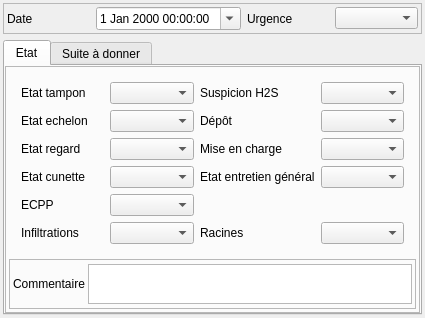
<?xml version="1.0" encoding="UTF-8"?>
<ui version="4.0">
 <class>Form</class>
 <widget class="QWidget" name="Form">
  <property name="geometry">
   <rect>
    <x>0</x>
    <y>0</y>
    <width>425</width>
    <height>300</height>
   </rect>
  </property>
  <property name="windowTitle">
   <string>Form</string>
  </property>
  <layout class="QVBoxLayout" name="verticalLayout">
   <property name="leftMargin">
    <number>3</number>
   </property>
   <property name="topMargin">
    <number>3</number>
   </property>
   <property name="rightMargin">
    <number>3</number>
   </property>
   <property name="bottomMargin">
    <number>3</number>
   </property>
   <item>
    <widget class="QFrame" name="frame">
     <property name="frameShape">
      <enum>QFrame::StyledPanel</enum>
     </property>
     <property name="frameShadow">
      <enum>QFrame::Raised</enum>
     </property>
     <layout class="QGridLayout" name="gridLayout_3">
      <property name="leftMargin">
       <number>3</number>
      </property>
      <property name="topMargin">
       <number>3</number>
      </property>
      <property name="rightMargin">
       <number>3</number>
      </property>
      <property name="bottomMargin">
       <number>3</number>
      </property>
      <item row="0" column="0">
       <widget class="QLabel" name="label">
        <property name="text">
         <string>Date</string>
        </property>
       </widget>
      </item>
      <item row="0" column="1">
       <widget class="QDateTimeEdit" name="dateTimeEdit">
        <property name="calendarPopup">
         <bool>true</bool>
        </property>
       </widget>
      </item>
      <item row="0" column="2">
       <widget class="QLabel" name="label_5">
        <property name="text">
         <string>Urgence</string>
        </property>
       </widget>
      </item>
      <item row="0" column="3">
       <widget class="QComboBox" name="comboBox_urgence"/>
      </item>
     </layout>
    </widget>
   </item>
   <item>
    <widget class="QTabWidget" name="tabWidget">
     <property name="currentIndex">
      <number>0</number>
     </property>
     <widget class="QWidget" name="tab">
      <attribute name="title">
       <string>Etat</string>
      </attribute>
      <layout class="QVBoxLayout" name="verticalLayout_4">
       <property name="leftMargin">
        <number>0</number>
       </property>
       <property name="topMargin">
        <number>0</number>
       </property>
       <property name="rightMargin">
        <number>0</number>
       </property>
       <property name="bottomMargin">
        <number>0</number>
       </property>
       <item>
        <widget class="QFrame" name="frame_3">
         <property name="frameShape">
          <enum>QFrame::StyledPanel</enum>
         </property>
         <property name="frameShadow">
          <enum>QFrame::Raised</enum>
         </property>
         <layout class="QVBoxLayout" name="verticalLayout_3">
          <property name="spacing">
           <number>3</number>
          </property>
          <property name="leftMargin">
           <number>3</number>
          </property>
          <property name="topMargin">
           <number>3</number>
          </property>
          <property name="rightMargin">
           <number>3</number>
          </property>
          <property name="bottomMargin">
           <number>3</number>
          </property>
          <item>
           <widget class="QStackedWidget" name="stackedWidget">
            <property name="currentIndex">
             <number>1</number>
            </property>
            <widget class="QWidget" name="page">
             <layout class="QGridLayout" name="gridLayout" columnstretch="1,5,1">
              <item row="5" column="0">
               <widget class="QLabel" name="label_6">
                <property name="text">
                 <string>Evolution</string>
                </property>
               </widget>
              </item>
              <item row="1" column="0">
               <widget class="QLabel" name="label_2">
                <property name="text">
                 <string>Nombre</string>
                </property>
               </widget>
              </item>
              <item row="1" column="1">
               <widget class="QSpinBox" name="spinBox_nombre">
                <property name="minimum">
                 <number>-1</number>
                </property>
               </widget>
              </item>
              <item row="1" column="2">
               <widget class="QToolButton" name="toolButton_calc_nb">
                <property name="text">
                 <string/>
                </property>
                <property name="icon">
                 <iconset>
                  <normaloff>:/plugins/Lamia/icons/numpad.png</normaloff>:/plugins/Lamia/icons/numpad.png</iconset>
                </property>
               </widget>
              </item>
              <item row="5" column="1" colspan="2">
               <widget class="QTextEdit" name="textEdit_evolution">
                <property name="sizePolicy">
                 <sizepolicy hsizetype="Expanding" vsizetype="Expanding">
                  <horstretch>0</horstretch>
                  <verstretch>0</verstretch>
                 </sizepolicy>
                </property>
                <property name="maximumSize">
                 <size>
                  <width>16777215</width>
                  <height>40</height>
                 </size>
                </property>
               </widget>
              </item>
             </layout>
            </widget>
            <widget class="QWidget" name="page_2">
             <layout class="QGridLayout" name="gridLayout_2">
              <item row="0" column="0">
               <widget class="QStackedWidget" name="stackedWidget_2">
                <property name="currentIndex">
                 <number>0</number>
                </property>
                <widget class="QWidget" name="page_6">
                 <layout class="QGridLayout" name="gridLayout_7">
                  <property name="leftMargin">
                   <number>3</number>
                  </property>
                  <property name="topMargin">
                   <number>3</number>
                  </property>
                  <property name="rightMargin">
                   <number>3</number>
                  </property>
                  <property name="bottomMargin">
                   <number>3</number>
                  </property>
                  <item row="5" column="1">
                   <widget class="QComboBox" name="comboBox_infiltration"/>
                  </item>
                  <item row="3" column="2">
                   <widget class="QLabel" name="label_18">
                    <property name="text">
                     <string>Etat entretien général</string>
                    </property>
                   </widget>
                  </item>
                  <item row="5" column="0">
                   <widget class="QLabel" name="label_25">
                    <property name="text">
                     <string>Infiltrations</string>
                    </property>
                   </widget>
                  </item>
                  <item row="4" column="0">
                   <widget class="QLabel" name="label_10">
                    <property name="text">
                     <string>ECPP</string>
                    </property>
                   </widget>
                  </item>
                  <item row="4" column="1">
                   <widget class="QComboBox" name="comboBox_ecpp"/>
                  </item>
                  <item row="0" column="0">
                   <widget class="QLabel" name="label_11">
                    <property name="text">
                     <string>Etat tampon</string>
                    </property>
                   </widget>
                  </item>
                  <item row="0" column="1">
                   <widget class="QComboBox" name="comboBox_etattampon"/>
                  </item>
                  <item row="1" column="0">
                   <widget class="QLabel" name="label_12">
                    <property name="text">
                     <string>Etat echelon</string>
                    </property>
                   </widget>
                  </item>
                  <item row="3" column="0">
                   <widget class="QLabel" name="label_13">
                    <property name="text">
                     <string>Etat cunette</string>
                    </property>
                   </widget>
                  </item>
                  <item row="1" column="1">
                   <widget class="QComboBox" name="comboBox_etatechelon"/>
                  </item>
                  <item row="2" column="0">
                   <widget class="QLabel" name="label_14">
                    <property name="text">
                     <string>Etat regard</string>
                    </property>
                   </widget>
                  </item>
                  <item row="2" column="1">
                   <widget class="QComboBox" name="comboBox_etatregard"/>
                  </item>
                  <item row="3" column="1">
                   <widget class="QComboBox" name="comboBox_etatcunette"/>
                  </item>
                  <item row="0" column="2">
                   <widget class="QLabel" name="label_15">
                    <property name="text">
                     <string>Suspicion H2S</string>
                    </property>
                   </widget>
                  </item>
                  <item row="0" column="3">
                   <widget class="QComboBox" name="comboBox_h2s"/>
                  </item>
                  <item row="1" column="2">
                   <widget class="QLabel" name="label_16">
                    <property name="text">
                     <string>Dépôt</string>
                    </property>
                   </widget>
                  </item>
                  <item row="1" column="3">
                   <widget class="QComboBox" name="comboBox_depot"/>
                  </item>
                  <item row="2" column="2">
                   <widget class="QLabel" name="label_17">
                    <property name="text">
                     <string>Mise en charge</string>
                    </property>
                   </widget>
                  </item>
                  <item row="2" column="3">
                   <widget class="QComboBox" name="comboBox_miseencharge"/>
                  </item>
                  <item row="3" column="3">
                   <widget class="QComboBox" name="comboBox_entretiengeneral"/>
                  </item>
                  <item row="5" column="3">
                   <widget class="QComboBox" name="comboBox_racines"/>
                  </item>
                  <item row="5" column="2">
                   <widget class="QLabel" name="label_26">
                    <property name="text">
                     <string>Racines</string>
                    </property>
                   </widget>
                  </item>
                 </layout>
                </widget>
                <widget class="QWidget" name="page_7">
                 <layout class="QGridLayout" name="gridLayout_8">
                  <item row="1" column="0">
                   <widget class="QLabel" name="label_19">
                    <property name="text">
                     <string>Etat bâche</string>
                    </property>
                   </widget>
                  </item>
                  <item row="1" column="1">
                   <widget class="QComboBox" name="comboBox_etatbache"/>
                  </item>
                  <item row="0" column="0">
                   <widget class="QLabel" name="label_20">
                    <property name="text">
                     <string>Etat tampon</string>
                    </property>
                   </widget>
                  </item>
                  <item row="0" column="1">
                   <widget class="QComboBox" name="comboBox_PRetattampon"/>
                  </item>
                  <item row="2" column="0">
                   <widget class="QLabel" name="label_21">
                    <property name="text">
                     <string>Etat poires</string>
                    </property>
                   </widget>
                  </item>
                  <item row="2" column="1">
                   <widget class="QComboBox" name="comboBox_etatasservissement"/>
                  </item>
                 </layout>
                </widget>
                <widget class="QWidget" name="page_4">
                 <layout class="QGridLayout" name="gridLayout_9">
                  <item row="0" column="0">
                   <widget class="QLabel" name="label_22">
                    <property name="text">
                     <string>Etat général</string>
                    </property>
                   </widget>
                  </item>
                  <item row="1" column="0">
                   <widget class="QLabel" name="label_23">
                    <property name="text">
                     <string>Encombrement/ensablement</string>
                    </property>
                   </widget>
                  </item>
                  <item row="1" column="1">
                   <widget class="QComboBox" name="comboBox_DSHencombrement"/>
                  </item>
                  <item row="0" column="1">
                   <widget class="QComboBox" name="comboBox_DSHetageneral"/>
                  </item>
                 </layout>
                </widget>
                <widget class="QWidget" name="page_5">
                 <layout class="QGridLayout" name="gridLayout_10">
                  <item row="0" column="0">
                   <widget class="QLabel" name="label_24">
                    <property name="text">
                     <string>Etat général</string>
                    </property>
                   </widget>
                  </item>
                  <item row="0" column="1">
                   <widget class="QComboBox" name="comboBox_DIVetatgeneral"/>
                  </item>
                 </layout>
                </widget>
               </widget>
              </item>
             </layout>
            </widget>
            <widget class="QWidget" name="page_3">
             <layout class="QVBoxLayout" name="verticalLayout_2">
              <item>
               <widget class="QLabel" name="label_9">
                <property name="text">
                 <string>Equip</string>
                </property>
               </widget>
              </item>
             </layout>
            </widget>
           </widget>
          </item>
          <item>
           <widget class="QFrame" name="frame_4">
            <property name="frameShape">
             <enum>QFrame::StyledPanel</enum>
            </property>
            <property name="frameShadow">
             <enum>QFrame::Raised</enum>
            </property>
            <layout class="QGridLayout" name="gridLayout_6">
             <property name="leftMargin">
              <number>3</number>
             </property>
             <property name="topMargin">
              <number>3</number>
             </property>
             <property name="rightMargin">
              <number>3</number>
             </property>
             <property name="bottomMargin">
              <number>3</number>
             </property>
             <property name="spacing">
              <number>3</number>
             </property>
             <item row="1" column="0">
              <widget class="QLabel" name="label_7">
               <property name="text">
                <string>Commentaire</string>
               </property>
              </widget>
             </item>
             <item row="1" column="1">
              <widget class="QTextEdit" name="textEdit_comm">
               <property name="sizePolicy">
                <sizepolicy hsizetype="Expanding" vsizetype="Expanding">
                 <horstretch>0</horstretch>
                 <verstretch>0</verstretch>
                </sizepolicy>
               </property>
               <property name="maximumSize">
                <size>
                 <width>16777215</width>
                 <height>40</height>
                </size>
               </property>
              </widget>
             </item>
            </layout>
           </widget>
          </item>
         </layout>
        </widget>
       </item>
      </layout>
     </widget>
     <widget class="QWidget" name="tab_2">
      <attribute name="title">
       <string>Suite à donner</string>
      </attribute>
      <layout class="QVBoxLayout" name="verticalLayout_5">
       <property name="leftMargin">
        <number>0</number>
       </property>
       <property name="topMargin">
        <number>0</number>
       </property>
       <property name="rightMargin">
        <number>0</number>
       </property>
       <property name="bottomMargin">
        <number>0</number>
       </property>
       <item>
        <widget class="QGroupBox" name="groupBox">
         <property name="title">
          <string>Suite à donner</string>
         </property>
         <layout class="QGridLayout" name="gridLayout_4">
          <item row="2" column="0">
           <widget class="QLabel" name="label_8">
            <property name="text">
             <string>Commentaire</string>
            </property>
           </widget>
          </item>
          <item row="0" column="0">
           <widget class="QLabel" name="label_4">
            <property name="text">
             <string>Type de suite</string>
            </property>
           </widget>
          </item>
          <item row="0" column="1">
           <widget class="QComboBox" name="comboBox_typesuite"/>
          </item>
          <item row="2" column="1">
           <widget class="QTextEdit" name="textEdit_suite">
            <property name="sizePolicy">
             <sizepolicy hsizetype="Expanding" vsizetype="Expanding">
              <horstretch>0</horstretch>
              <verstretch>0</verstretch>
             </sizepolicy>
            </property>
            <property name="maximumSize">
             <size>
              <width>16777215</width>
              <height>40</height>
             </size>
            </property>
           </widget>
          </item>
          <item row="1" column="0">
           <widget class="QLabel" name="label_3">
            <property name="text">
             <string>Précisions</string>
            </property>
           </widget>
          </item>
          <item row="1" column="1">
           <widget class="QComboBox" name="comboBox_precisionsuite"/>
          </item>
         </layout>
        </widget>
       </item>
      </layout>
     </widget>
    </widget>
   </item>
  </layout>
 </widget>
 <resources/>
 <connections/>
</ui>
